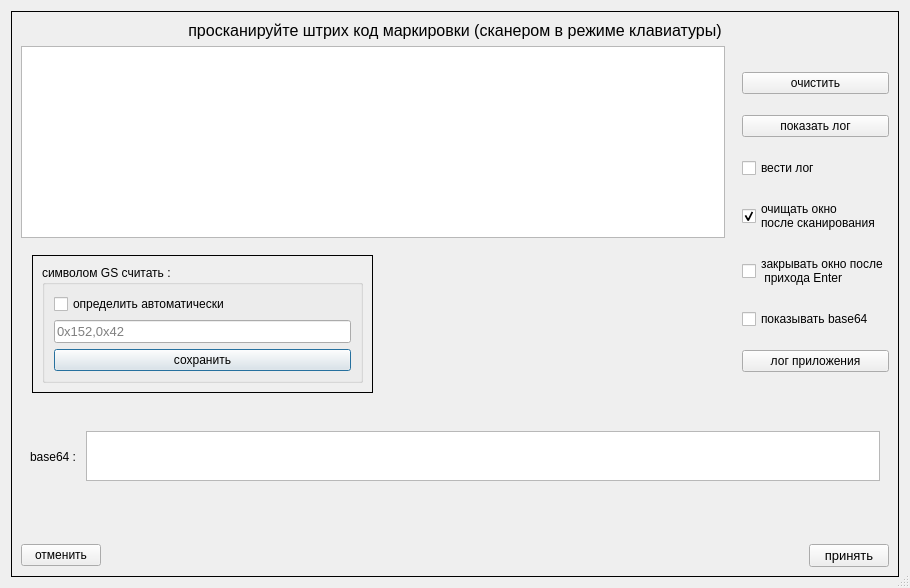
<?xml version="1.0" encoding="UTF-8"?>
<ui version="4.0">
 <class>Scan_Code_Dlg</class>
 <widget class="QDialog" name="Scan_Code_Dlg">
  <property name="geometry">
   <rect>
    <x>0</x>
    <y>0</y>
    <width>910</width>
    <height>588</height>
   </rect>
  </property>
  <property name="minimumSize">
   <size>
    <width>910</width>
    <height>588</height>
   </size>
  </property>
  <property name="windowTitle">
   <string notr="true">сканирование штрих кода</string>
  </property>
  <property name="sizeGripEnabled">
   <bool>true</bool>
  </property>
  <property name="modal">
   <bool>true</bool>
  </property>
  <layout class="QVBoxLayout" name="verticalLayout_2">
   <item>
    <layout class="QVBoxLayout" name="verticalLayout_6">
     <property name="spacing">
      <number>19</number>
     </property>
     <item>
      <widget class="QFrame" name="dialogTopFrame">
       <property name="autoFillBackground">
        <bool>true</bool>
       </property>
       <property name="frameShape">
        <enum>QFrame::Box</enum>
       </property>
       <layout class="QVBoxLayout" name="vl" stretch="0,0,0,0,0">
        <item>
         <widget class="QLabel" name="label">
          <property name="font">
           <font>
            <pointsize>12</pointsize>
           </font>
          </property>
          <property name="text">
           <string>просканируйте штрих код маркировки (сканером в режиме клавиатуры)</string>
          </property>
          <property name="alignment">
           <set>Qt::AlignCenter</set>
          </property>
          <property name="wordWrap">
           <bool>true</bool>
          </property>
          <property name="textInteractionFlags">
           <set>Qt::NoTextInteraction</set>
          </property>
         </widget>
        </item>
        <item>
         <layout class="QHBoxLayout" name="horizontalLayout_2" stretch="1,0">
          <item>
           <layout class="QVBoxLayout" name="verticalLayout">
            <item>
             <widget class="DatamatrixTextEdit" name="plte_datamatrix">
              <property name="minimumSize">
               <size>
                <width>0</width>
                <height>0</height>
               </size>
              </property>
              <property name="font">
               <font>
                <pointsize>10</pointsize>
               </font>
              </property>
              <property name="plainText">
               <string notr="true"/>
              </property>
             </widget>
            </item>
            <item>
             <layout class="QHBoxLayout" name="horizontalLayout_4">
              <property name="leftMargin">
               <number>11</number>
              </property>
              <property name="topMargin">
               <number>11</number>
              </property>
              <property name="rightMargin">
               <number>11</number>
              </property>
              <item>
               <widget class="QFrame" name="frame">
                <property name="frameShape">
                 <enum>QFrame::Box</enum>
                </property>
                <property name="midLineWidth">
                 <number>1</number>
                </property>
                <layout class="QVBoxLayout" name="verticalLayout_8">
                 <item>
                  <widget class="QGroupBox" name="groupBox">
                   <property name="title">
                    <string notr="true">символом GS считать :</string>
                   </property>
                   <property name="flat">
                    <bool>false</bool>
                   </property>
                   <layout class="QVBoxLayout" name="verticalLayout_5">
                    <item>
                     <widget class="QCheckBox" name="chk_auto_detection">
                      <property name="text">
                       <string>определить автоматически</string>
                      </property>
                     </widget>
                    </item>
                    <item>
                     <widget class="CustomColorPlaceholderLineEdit" name="ledt_redefineGS">
                      <property name="minimumSize">
                       <size>
                        <width>0</width>
                        <height>0</height>
                       </size>
                      </property>
                      <property name="maximumSize">
                       <size>
                        <width>1644465</width>
                        <height>16777215</height>
                       </size>
                      </property>
                      <property name="font">
                       <font>
                        <pointsize>10</pointsize>
                       </font>
                      </property>
                      <property name="toolTip">
                       <string notr="true">&lt;!DOCTYPE HTML PUBLIC &quot;-//W3C//DTD HTML 4.0//EN&quot; &quot;http://www.w3.org/TR/REC-html40/strict.dtd&quot;&gt;
&lt;html&gt;&lt;head&gt;&lt;meta name=&quot;qrichtext&quot; content=&quot;1&quot; /&gt;&lt;style type=&quot;text/css&quot;&gt;
p, li { white-space: pre-wrap; }
&lt;/style&gt;&lt;/head&gt;&lt;body style=&quot; font-family:'MS Shell Dlg 2'; font-size:7.5pt; font-weight:400; font-style:normal;&quot;&gt;
&lt;p style=&quot; margin-top:0px; margin-bottom:0px; margin-left:0px; margin-right:0px; -qt-block-indent:0; text-indent:0px;&quot;&gt;&lt;span style=&quot; font-size:10pt;&quot;&gt;Вы можете посмотреть в логе как сканер передает GS символ, &lt;br /&gt;Например он передает его как F8  (рядом его значение 0х42)&lt;/span&gt;&lt;/p&gt;
&lt;p style=&quot; margin-top:0px; margin-bottom:0px; margin-left:0px; margin-right:0px; -qt-block-indent:0; text-indent:0px;&quot;&gt;&lt;span style=&quot; font-size:10pt;&quot;&gt;Указываем здесь 0x42 и программа заменит все F8 (0x42) на GS (0x1d)&lt;/span&gt;&lt;/p&gt;
&lt;p style=&quot; margin-top:0px; margin-bottom:0px; margin-left:0px; margin-right:0px; -qt-block-indent:0; text-indent:0px;&quot;&gt;&lt;span style=&quot; font-size:10pt;&quot;&gt;Если надо 2 сканкода написать можно через запятую, например&lt;/span&gt;&lt;/p&gt;
&lt;p style=&quot; margin-top:0px; margin-bottom:0px; margin-left:0px; margin-right:0px; -qt-block-indent:0; text-indent:0px;&quot;&gt;&lt;span style=&quot; font-size:10pt;&quot;&gt;0x38,0x51 это Alt PgDown будет заменяться на один байт GS (0x1d).&lt;/span&gt;&lt;/p&gt;
&lt;p style=&quot; margin-top:0px; margin-bottom:0px; margin-left:0px; margin-right:0px; -qt-block-indent:0; text-indent:0px;&quot;&gt;&lt;span style=&quot; font-size:10pt;&quot;&gt;Сканер может передавать и такое 0x152 (это rклавиша Ins),&lt;/span&gt;&lt;/p&gt;
&lt;p style=&quot; margin-top:0px; margin-bottom:0px; margin-left:0px; margin-right:0px; -qt-block-indent:0; text-indent:0px;&quot;&gt;&lt;span style=&quot; font-size:10pt;&quot;&gt;тогда указываем &lt;/span&gt;&lt;span style=&quot; font-size:10pt;&quot;&gt;0x152 (три цифры)&lt;/span&gt;&lt;/p&gt;&lt;/body&gt;&lt;/html&gt;</string>
                      </property>
                      <property name="inputMask">
                       <string notr="true"/>
                      </property>
                      <property name="text">
                       <string notr="true"/>
                      </property>
                      <property name="maxLength">
                       <number>100</number>
                      </property>
                      <property name="placeholderText">
                       <string notr="true">0x152,0x42</string>
                      </property>
                     </widget>
                    </item>
                    <item>
                     <widget class="QPushButton" name="btn_save_redifinedGS">
                      <property name="text">
                       <string>сохранить</string>
                      </property>
                     </widget>
                    </item>
                   </layout>
                  </widget>
                 </item>
                </layout>
               </widget>
              </item>
              <item>
               <spacer name="horizontalSpacer_2">
                <property name="orientation">
                 <enum>Qt::Horizontal</enum>
                </property>
                <property name="sizeHint" stdset="0">
                 <size>
                  <width>40</width>
                  <height>20</height>
                 </size>
                </property>
               </spacer>
              </item>
             </layout>
            </item>
           </layout>
          </item>
          <item>
           <layout class="QVBoxLayout" name="verticalLayout_3">
            <property name="leftMargin">
             <number>11</number>
            </property>
            <property name="topMargin">
             <number>11</number>
            </property>
            <item>
             <widget class="QPushButton" name="btn_clear">
              <property name="text">
               <string>очистить</string>
              </property>
             </widget>
            </item>
            <item>
             <widget class="QPushButton" name="btn_show_log">
              <property name="text">
               <string>показать лог</string>
              </property>
             </widget>
            </item>
            <item>
             <widget class="QCheckBox" name="chk_enable_log">
              <property name="text">
               <string notr="true">вести лог</string>
              </property>
              <property name="checked">
               <bool>false</bool>
              </property>
             </widget>
            </item>
            <item>
             <widget class="QCheckBox" name="chk_clearAfterScanned">
              <property name="text">
               <string notr="true">очищать окно
после сканирования</string>
              </property>
              <property name="shortcut">
               <string notr="true"/>
              </property>
              <property name="checked">
               <bool>true</bool>
              </property>
             </widget>
            </item>
            <item>
             <widget class="QCheckBox" name="chk_closeWin_afterEnter">
              <property name="text">
               <string notr="true">закрывать окно после
 прихода Enter</string>
              </property>
              <property name="shortcut">
               <string notr="true"/>
              </property>
              <property name="checked">
               <bool>false</bool>
              </property>
             </widget>
            </item>
            <item>
             <widget class="QCheckBox" name="chk_showBase64">
              <property name="text">
               <string notr="true">показывать base64</string>
              </property>
              <property name="shortcut">
               <string notr="true"/>
              </property>
              <property name="checked">
               <bool>false</bool>
              </property>
             </widget>
            </item>
            <item>
             <widget class="QPushButton" name="btn_show_app_log">
              <property name="text">
               <string>лог приложения</string>
              </property>
             </widget>
            </item>
           </layout>
          </item>
         </layout>
        </item>
        <item>
         <widget class="QFrame" name="fr_showBase64">
          <layout class="QHBoxLayout" name="horizontalLayout_3">
           <item>
            <widget class="QLabel" name="label_2">
             <property name="text">
              <string>base64 : </string>
             </property>
            </widget>
           </item>
           <item>
            <widget class="QPlainTextEdit" name="plte_base64">
             <property name="maximumSize">
              <size>
               <width>16777215</width>
               <height>50</height>
              </size>
             </property>
            </widget>
           </item>
          </layout>
         </widget>
        </item>
        <item>
         <layout class="QVBoxLayout" name="verticalLayout_4">
          <item>
           <widget class="QLabel" name="lbl_warning">
            <property name="font">
             <font>
              <pointsize>12</pointsize>
             </font>
            </property>
            <property name="text">
             <string/>
            </property>
           </widget>
          </item>
         </layout>
        </item>
        <item>
         <layout class="QHBoxLayout" name="horizontalLayout">
          <item>
           <widget class="QPushButton" name="btn_cancel">
            <property name="text">
             <string>отменить</string>
            </property>
           </widget>
          </item>
          <item>
           <spacer name="horizontalSpacer">
            <property name="orientation">
             <enum>Qt::Horizontal</enum>
            </property>
            <property name="sizeHint" stdset="0">
             <size>
              <width>40</width>
              <height>20</height>
             </size>
            </property>
           </spacer>
          </item>
          <item>
           <widget class="QPushButton" name="btn_accept">
            <property name="font">
             <font>
              <pointsize>10</pointsize>
             </font>
            </property>
            <property name="text">
             <string>принять</string>
            </property>
           </widget>
          </item>
         </layout>
        </item>
       </layout>
      </widget>
     </item>
    </layout>
   </item>
  </layout>
 </widget>
 <customwidgets>
  <customwidget>
   <class>DatamatrixTextEdit</class>
   <extends>QPlainTextEdit</extends>
   <header location="global">kb_scanner/kb_wgt/datamatrix_text_edit.h</header>
  </customwidget>
  <customwidget>
   <class>CustomColorPlaceholderLineEdit</class>
   <extends>QLineEdit</extends>
   <header>customcolorplaceholderlineedit.h</header>
  </customwidget>
 </customwidgets>
 <resources/>
 <connections/>
</ui>
